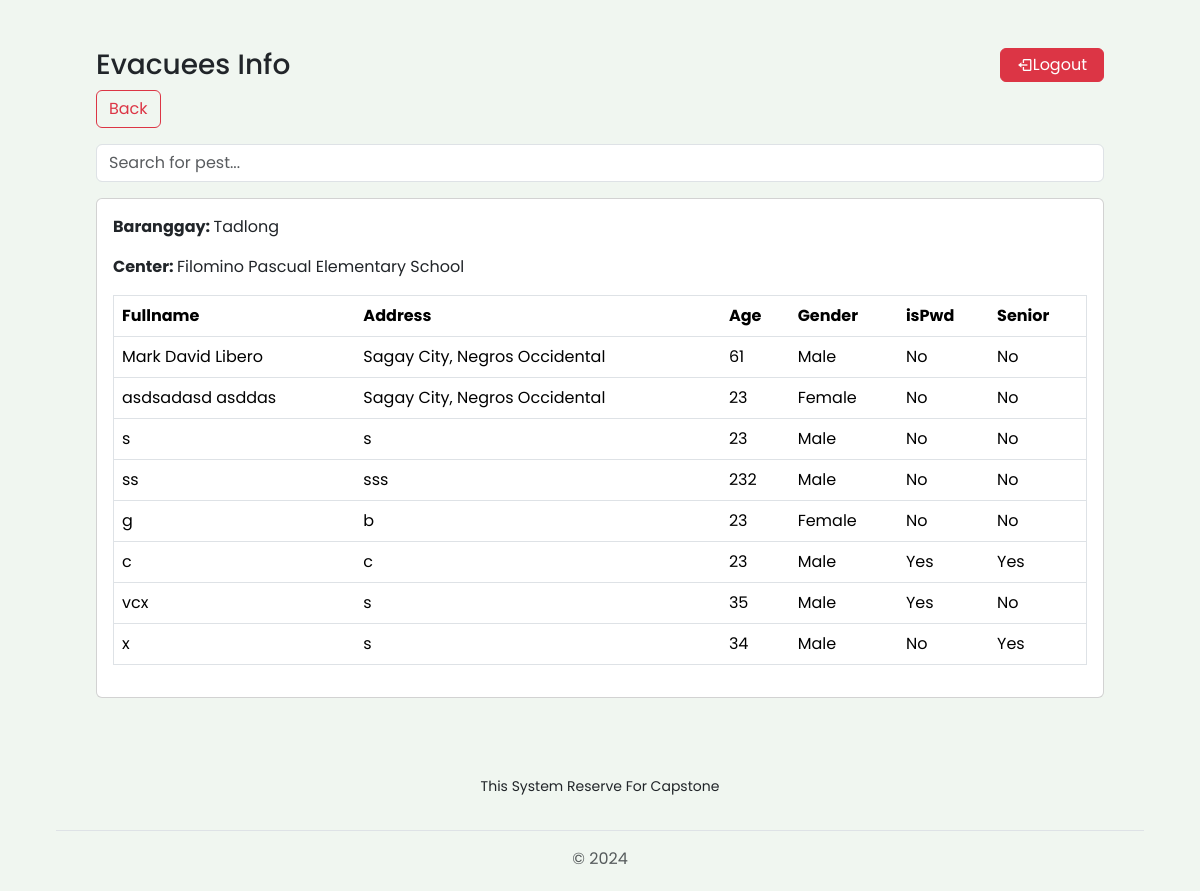
The page /view/pages/facilitator/evacuaeinfo.php?locID=LOCID-60AFBD759F&locName=Tadlong&locDesciption=Filomino Pascual Elementary School (signed in) on the database its author committed.
### tables this page shows
CREATE TABLE `tbl_evacuees_info` (
  `id` int(11) NOT NULL,
  `evacuation_locid` varchar(255) NOT NULL,
  `fullname` varchar(255) NOT NULL,
  `address` varchar(255) NOT NULL,
  `age` varchar(255) NOT NULL,
  `birthdate` varchar(255) NOT NULL,
  `sex` varchar(255) NOT NULL,
  `isPwd` tinyint(1) NOT NULL,
  `isSenior` tinyint(1) NOT NULL,
  `isActive` tinyint(1) NOT NULL,
  `created_date` timestamp NOT NULL DEFAULT current_timestamp()
);

### connection/connection.php (called while the page is built, shortened)
<?php
class config {
    public function __construct(){
        $dsn = "mysql:host=".H.";dbname=".DB;
        $username = U;
        $password = P;
        try {
            $this->pdo = new PDO($dsn, $username, $password);
        } catch (PDOException $e) {
            die("Connection failed: " . $e->getMessage());
        }
    }
}
?>

### controller/FacilitatorController.php (called while the page is built, shortened)
<?php
    require('../../../services/FacilitatorServices.php');
    $facilitatorServices = new FacilitatorServices();
?>

### services/FacilitatorServices.php (called while the page is built, shortened)
<?php
require_once("../../../connection/connection.php");
class FacilitatorServices extends config {
    public function getEvacueByLocID($locID) {
        try {
            $query = "SELECT `id`, `evacuation_locid`, `fullname`, `address`, `age`, `birthdate`, `sex`, `isPwd`,`isSenior`, `isActive`, `created_date` FROM `tbl_evacuees_info` WHERE `evacuation_locid`=:locID &&  `isActive` = 1";
            $stmt = $this->pdo->prepare($query);
            $stmt->bindParam(':locID', $locID);
            $stmt->execute();
            $calamities =  $stmt->fetchAll(PDO::FETCH_ASSOC);
            return $calamities;
        } catch (PDOException $e) {
            echo "Error: " . $e->getMessage();
        }
    }
}
?>

### view/pages/facilitator/evacuaeinfo.php (the view, shortened to what this page needs)
<?php
include_once('../../../controller/FacilitatorController.php');
$locID = $_GET['locID'];
$locName = $_GET['locName'];
$locDesciption = $_GET['locDesciption'];
$evacueDatas = $facilitatorServices->getEvacueByLocID($locID);
?>
<!DOCTYPE html>
<html lang="en">
<head>
    <link rel="stylesheet" href="https://unpkg.com/leaflet@1.9.4/dist/leaflet.css" />
    <link href="https://cdn.jsdelivr.net/npm/bootstrap@5.3.3/dist/css/bootstrap.min.css" rel="stylesheet">
    <link rel="stylesheet" href="https://cdnjs.cloudflare.com/ajax/libs/font-awesome/6.6.0/css/all.min.css" />
    <link rel="stylesheet" href="../../css/sidebar.css">
    <link href='https://unpkg.com/boxicons@2.1.1/css/boxicons.min.css' rel='stylesheet'>
</head>
<body class="px-1 px-md-5">
<div class="p-2 p-md-5">
    <div class="p-0">
        <div class="d-flex justify-content-between">
            <h3 class="text-dark">Evacuees Info</h3>
            <div class='bottom-content'>
                <form action='' method='post'>
                        <button type='submit' class='d-flex w-100 btn btn-danger p-0 px-3 py-2' style='padding-left: -10px'>
                            <i class='bx bx-log-out icon p-0 m-0' style='margin-left: -10px;'></i>
                            <span class='text nav-text text-start' style='line-height: 1;'>Logout</span>
                        </button>
                </form>
            </div>
        </div>
        <div>
            <a href="dashboard.php" class="btn btn-outline-danger mb-3">Back</a>
        </div>
        <div class="mb-3">
            <input type="text" id="searchInput" class="form-control" placeholder="Search for pest...">
        </div>
        <div class="table-responsive card p-3">
            <p><strong>Baranggay: </strong> <?php echo $locName?></p>
            <p><strong>Center: </strong><?php echo $locDesciption?></p>
            <table border="1" class="table p-3" id="pestData">
                <thead>
                    <tr>
                        <th>Fullname</th>
                        <th>Address</th>
                        <th>Age</th>
                        <th>Gender</th>
                        <th>isPwd</th>
                        <th>Senior</th>
                    </tr>
                </thead>
                <tbody>
                    <?php if (!empty($evacueDatas)): ?>
                        <?php foreach ($evacueDatas as $evacueData): ?>
                                <td><?php echo htmlspecialchars($evacueData['fullname']); ?></td>
                                <td><?php echo htmlspecialchars($evacueData['address']); ?></td>
                                <td><?php echo htmlspecialchars($evacueData['age']); ?></td>
                                <td><?php echo htmlspecialchars($evacueData['sex']); ?></td>
                                <td><?php echo ($evacueData['isPwd'] == 1) ? "Yes" : "No"; ?></td>
                                <td><?php echo ($evacueData['isSenior'] == 1) ? "Yes" : "No"; ?></td>
                        <?php endforeach; ?>
                    <?php else: ?>
                        <tr>
                            <td colspan="6" class="text-center">No records found.</td>
                        </tr>
                    <?php endif; ?>
                </tbody>
            </table>
        </div>
    </div>
</div>
<?php require_once('../../components/footer.php')?>

### view/css/sidebar.css (style rules this page uses)
* { margin: 0; padding: 0; box-sizing: border-box; font-family: 'Poppins', sans-serif; }
:root { --body-color: #f0f6f0; --sidebar-color: #FFF; --primary-color: #40aa44; --primary-color-light: #fffbf5; --toggle-color: #DDD; --text-color: #707070; --tran-03: all 0.2s ease; --tran-03: all 0.3s ease; --tran-04: all 0.3s ease; --tran-05: all 0.3s ease; }
body { min-height: 100vh; background-color: var(--body-color); transition: var(--tran-05); }

### rows shown on the page
tbl_evacuees_info: fullname "Mark David Libero", address "Sagay City, Negros Occidental", age "61", sex "Male", isPwd "No", isSenior "No"
tbl_evacuees_info: fullname "asdsadasd asddas", address "Sagay City, Negros Occidental", age "23", sex "Female", isPwd "No", isSenior "No"
tbl_evacuees_info: fullname "s", address "s", age "23", sex "Male", isPwd "No", isSenior "No"
tbl_evacuees_info: fullname "ss", address "sss", age "232", sex "Male", isPwd "No", isSenior "No"
tbl_evacuees_info: fullname "g", address "b", age "23", sex "Female", isPwd "No", isSenior "No"
tbl_evacuees_info: fullname "c", address "c", age "23", sex "Male", isPwd "Yes", isSenior "Yes"
tbl_evacuees_info: fullname "vcx", address "s", age "35", sex "Male", isPwd "Yes", isSenior "No"
tbl_evacuees_info: fullname "x", address "s", age "34", sex "Male", isPwd "No", isSenior "Yes"

### other values the page prints
$locName "Tadlong"
$locDesciption "Filomino Pascual Elementary School"
